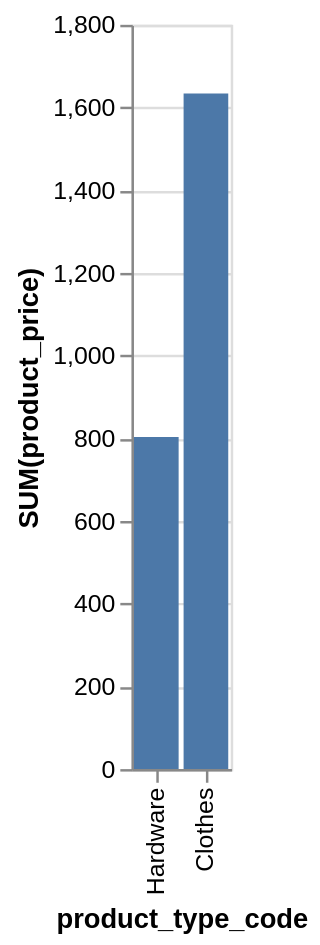

Express this chart as Vega-Lite.
### Vega-Lite specification from a JSON file in a GitHub repository (floating-point values rounded to 4 significant figures)
{"data": {"values": [{"x_data": "Hardware", "y_data": 803}, {"x_data": "Clothes", "y_data": 1634}]}, "mark": "bar", "encoding": {"x": {"field": "x_data", "type": "nominal", "title": "product_type_code", "sort": {"op": "sum", "field": "y_data", "order": "ascending"}}, "y": {"field": "y_data", "type": "quantitative", "title": "SUM(product_price)"}}}
